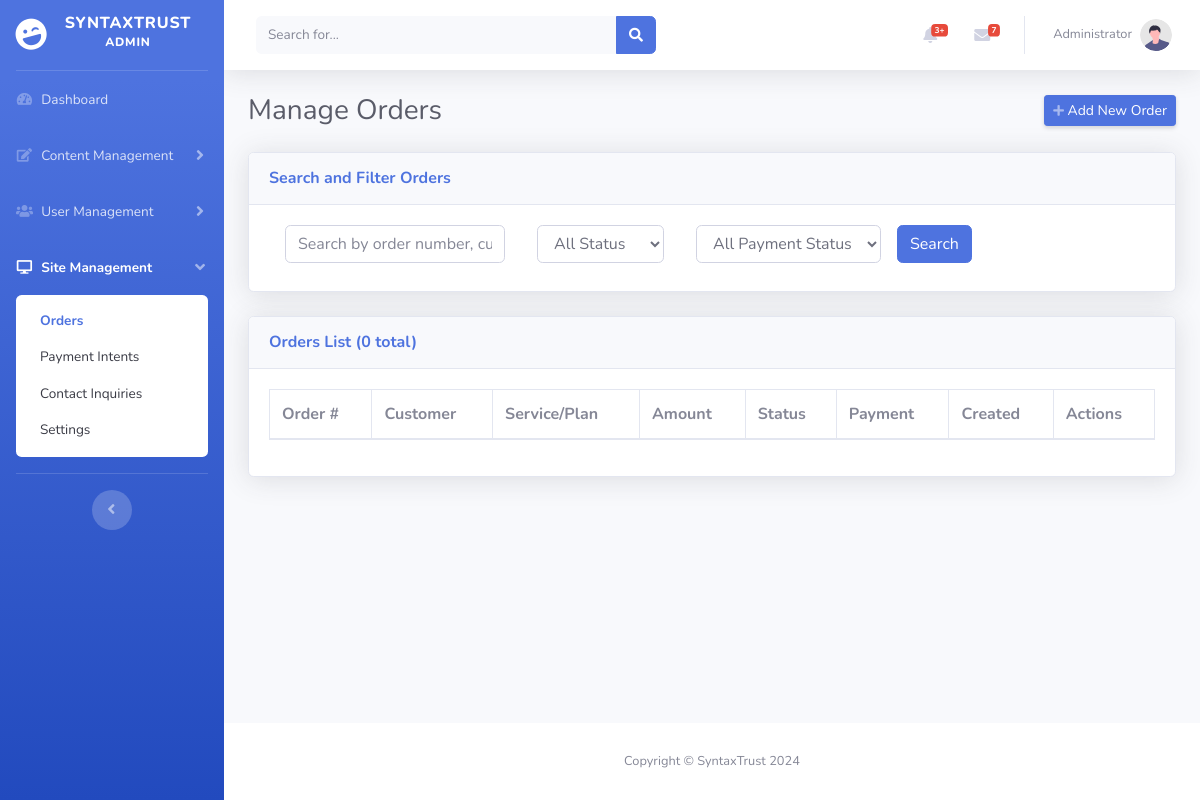
/admin/manage_orders.php (signed in), run on an earlier commit of the app's database.
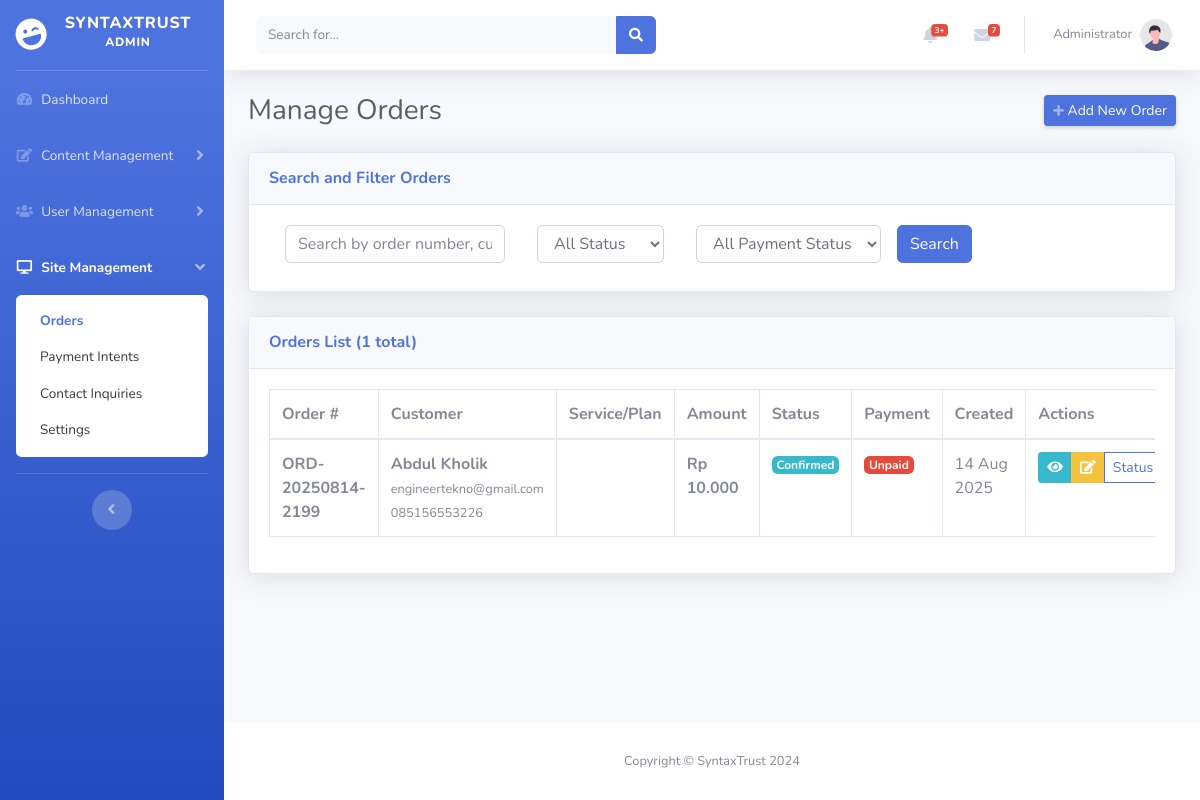
And on a later commit of the database.
### tables this page shows
CREATE TABLE `orders` (
  `id` int(11) NOT NULL,
  `order_number` varchar(50) NOT NULL,
  `user_id` int(11) DEFAULT NULL,
  `service_id` int(11) DEFAULT NULL,
  `pricing_plan_id` int(11) DEFAULT NULL,
  `customer_name` varchar(100) NOT NULL,
  `customer_email` varchar(100) NOT NULL,
  `customer_phone` varchar(20) DEFAULT NULL,
  `project_description` text DEFAULT NULL,
  `requirements` longtext DEFAULT NULL CHECK (json_valid(`requirements`)),
  `total_amount` decimal(10,2) NOT NULL,
  `status` enum('pending','confirmed','in_progress','completed','cancelled') DEFAULT 'pending',
  `payment_status` enum('unpaid','paid','refunded') DEFAULT 'unpaid',
  `payment_method` varchar(50) DEFAULT NULL,
  `start_date` date DEFAULT NULL,
  `estimated_completion` date DEFAULT NULL,
  `actual_completion` date DEFAULT NULL,
  `notes` text DEFAULT NULL,
  `created_at` timestamp NOT NULL DEFAULT current_timestamp(),
  `updated_at` timestamp NOT NULL DEFAULT current_timestamp() ON UPDATE current_timestamp()
);

### admin/manage_orders.php (the view, shortened to what this page needs)
<?php
require_once __DIR__ . '/../config/database.php';
$search = isset($_GET['search']) ? $_GET['search'] : '';
$page = isset($_GET['page']) ? (int)$_GET['page'] : 1;
$limit = 10;
$where_conditions = [];
$params = [];
$where_clause = !empty($where_conditions) ? "WHERE " . implode(" AND ", $where_conditions) : "";
$count_sql = "SELECT COUNT(*) as total FROM orders $where_clause";
$stmt = $pdo->prepare($count_sql);
$stmt->execute($params);
$total_records = $stmt->fetch(PDO::FETCH_ASSOC)['total'];
$offset = ($page - 1) * $limit;
$sql = "SELECT o.*, s.name as service_name, p.name as plan_name, u.full_name as user_name
        FROM orders o
        LEFT JOIN services s ON o.service_id = s.id
        LEFT JOIN pricing_plans p ON o.pricing_plan_id = p.id
        LEFT JOIN users u ON o.user_id = u.id
        $where_clause
        ORDER BY o.created_at DESC
        LIMIT $limit OFFSET $offset";
$stmt = $pdo->prepare($sql);
$stmt->execute($params);
$orders = $stmt->fetchAll(PDO::FETCH_ASSOC);
require_once 'includes/header.php';
?>
<body id="page-top">
    <div id="wrapper">
        <?php require_once 'includes/sidebar.php'; ?>
        <div id="content-wrapper" class="d-flex flex-column">
            <div id="content">
                <?php require_once 'includes/topbar.php'; ?>
                <div class="container-fluid">
                    <div class="d-sm-flex align-items-center justify-content-between mb-4">
                        <h1 class="h3 mb-0 text-gray-800">Manage Orders</h1>
                        <a href="#" class="d-none d-sm-inline-block btn btn-sm btn-primary shadow-sm" data-toggle="modal" data-target="#addOrderModal">
                            <i class="fas fa-plus fa-sm text-white-50"></i> Add New Order
                        </a>
                    </div>
                    <div class="card shadow mb-4">
                        <div class="card-header py-3">
                            <h6 class="m-0 font-weight-bold text-primary">Search and Filter Orders</h6>
                        </div>
                        <div class="card-body">
                            <form method="GET" class="form-inline">
                                <div class="form-group mx-sm-3 mb-2">
                                    <input type="text" class="form-control" name="search" placeholder="Search by order number, customer..." value="<?php echo htmlspecialchars($search); ?>">
                                </div>
                                <div class="form-group mx-sm-3 mb-2">
                                    <select class="form-control" name="status">
                                        <option value="">All Status</option>
                                    </select>
                                </div>
                                <div class="form-group mx-sm-3 mb-2">
                                    <select class="form-control" name="payment_status">
                                        <option value="">All Payment Status</option>
                                    </select>
                                </div>
                                <button type="submit" class="btn btn-primary mb-2">Search</button>
                            </form>
                        </div>
                    </div>
                    <div class="card shadow mb-4">
                        <div class="card-header py-3">
                            <h6 class="m-0 font-weight-bold text-primary">Orders List (<?php echo $total_records; ?> total)</h6>
                        </div>
                        <div class="card-body">
                            <div class="table-responsive">
                                <table class="table table-bordered" id="dataTable" width="100%" cellspacing="0">
                                    <thead>
                                        <tr>
                                            <th>Order #</th>
                                            <th>Customer</th>
                                            <th>Service/Plan</th>
                                            <th>Amount</th>
                                            <th>Status</th>
                                            <th>Payment</th>
                                            <th>Created</th>
                                            <th>Actions</th>
                                        </tr>
                                    </thead>
                                    <tbody>
                                        <?php foreach ($orders as $order): ?>
                                            <tr>
                                                <td>
                                                    <strong><?php echo htmlspecialchars($order['order_number']); ?></strong>
                                                </td>
                                                <td>
                                                    <strong><?php echo htmlspecialchars($order['customer_name']); ?></strong>
                                                    <br><small class="text-muted"><?php echo htmlspecialchars($order['customer_email']); ?></small>
                                                    <?php if (!empty($order['customer_phone'])): ?>
                                                        <br><small class="text-muted"><?php echo htmlspecialchars($order['customer_phone']); ?></small>
                                                    <?php endif; ?>
                                                </td>
                                                <td>
                                                </td>
                                                <td>
                                                    <strong>Rp <?php echo number_format($order['total_amount'], 0, ',', '.'); ?></strong>
                                                </td>
                                                <td>
                                                    <span class="badge badge-<?php
                                                        echo $order['status'] === 'completed' ? 'success' :
                                                            ($order['status'] === 'in_progress' ? 'warning' :
                                                            ($order['status'] === 'confirmed' ? 'info' :
                                                            ($order['status'] === 'cancelled' ? 'danger' : 'secondary')));
                                                    ?>">
                                                        <?php echo ucfirst(str_replace('_', ' ', $order['status'])); ?>
                                                    </span>
                                                </td>
                                                <td>
                                                    <span class="badge badge-<?php
                                                        echo $order['payment_status'] === 'paid' ? 'success' :
                                                            ($order['payment_status'] === 'refunded' ? 'warning' : 'danger');
                                                    ?>">
                                                        <?php echo ucfirst($order['payment_status']); ?>
                                                    </span>
                                                </td>
                                                <td>
                                                    <?php echo date('d M Y', strtotime($order['created_at'])); ?>
                                                </td>
                                                <td>
                                                    <div class="btn-group" role="group">
                                                        <button type="button" class="btn btn-sm btn-info" data-toggle="modal" data-target="#viewOrderModal<?php echo $order['id']; ?>">
                                                            <i class="fas fa-eye"></i>
                                                        </button>
                                                        <button type="button" class="btn btn-sm btn-warning" data-toggle="modal" data-target="#editOrderModal<?php echo $order['id']; ?>">
                                                            <i class="fas fa-edit"></i>
                                                        </button>
                                                        <div class="btn-group" role="group">
                                                            <button type="button" class="btn btn-sm btn-outline-primary dropdown-toggle" data-toggle="dropdown">
                                                                Status
                                                            </button>
                                                        </div>
                                                    </div>
                                                </td>
                                            </tr>
                                        <?php endforeach; ?>
                                    </tbody>
                                </table>
                            </div>
                        </div>
                    </div>
                </div>
            </div>
            <?php require_once 'includes/footer.php'; ?>
        </div>
    </div>
</body>
</html>

### admin/includes/header.php (shortened to what this page needs)
<!DOCTYPE html>
<html lang="en">
<head>
    <link href="assets/vendor/fontawesome-free/css/all.min.css" rel="stylesheet" type="text/css">
    <link href="assets/css/sb-admin-2.min.css" rel="stylesheet">
    <link href="assets/vendor/datatables/dataTables.bootstrap4.min.css" rel="stylesheet">
</head>

### admin/includes/sidebar.php
<?php
$current_page = basename($_SERVER['PHP_SELF']);
$menu_groups = [
    'content' => [
        'title' => 'Content Management',
        'icon' => 'fas fa-fw fa-edit',
        'pages' => [
            'manage_services.php' => 'Services',
            'manage_pricing_plans.php' => 'Pricing Plans',
            'manage_portfolio.php' => 'Portfolio',
            'manage_blog_posts.php' => 'Blog Posts',
            'manage_testimonials.php' => 'Testimonials',
        ]
    ],
    'users' => [
        'title' => 'User Management',
        'icon' => 'fas fa-fw fa-users',
        'pages' => [
            'manage_team.php' => 'Team',
            'manage_clients.php' => 'Clients',
            'manage_users.php' => 'Users',
        ]
    ],
    'site' => [
        'title' => 'Site Management',
        'icon' => 'fas fa-fw fa-desktop',
        'pages' => [
            'manage_orders.php' => 'Orders',
            'manage_payment_intents.php' => 'Payment Intents',
            'manage_contact_inquiries.php' => 'Contact Inquiries',
            'manage_settings.php' => 'Settings',
        ]
    ]
];
?>
<ul class="navbar-nav bg-gradient-primary sidebar sidebar-dark accordion" id="accordionSidebar">
    <a class="sidebar-brand d-flex align-items-center justify-content-center" href="index.php">
        <div class="sidebar-brand-icon rotate-n-15">
            <i class="fas fa-laugh-wink"></i>
        </div>
        <div class="sidebar-brand-text mx-3">SyntaxTrust <sup>Admin</sup></div>
    </a>
    <hr class="sidebar-divider my-0">
    <li class="nav-item <?php echo ($current_page == 'index.php') ? 'active' : ''; ?>">
        <a class="nav-link" href="index.php">
            <i class="fas fa-fw fa-tachometer-alt"></i>
            <span>Dashboard</span></a>
    </li>
    <?php foreach ($menu_groups as $group_key => $group): ?>
        <?php
            $is_active_group = false;
            foreach ($group['pages'] as $page_file => $page_name) {
                if ($current_page == $page_file) {
                    $is_active_group = true;
                    break;
                }
            }
        ?>
        <li class="nav-item <?php echo $is_active_group ? 'active' : ''; ?>">
            <a class="nav-link <?php echo $is_active_group ? '' : 'collapsed'; ?>" href="#" data-toggle="collapse" data-target="#collapse-<?php echo $group_key; ?>" aria-expanded="<?php echo $is_active_group ? 'true' : 'false'; ?>" aria-controls="collapse-<?php echo $group_key; ?>">
                <i class="<?php echo $group['icon']; ?>"></i>
                <span><?php echo $group['title']; ?></span>
            </a>
            <div id="collapse-<?php echo $group_key; ?>" class="collapse <?php echo $is_active_group ? 'show' : ''; ?>" aria-labelledby="heading-<?php echo $group_key; ?>" data-parent="#accordionSidebar">
                <div class="bg-white py-2 collapse-inner rounded">
                    <?php foreach ($group['pages'] as $page_file => $page_name): ?>
                        <a class="collapse-item <?php echo ($current_page == $page_file) ? 'active' : ''; ?>" href="<?php echo $page_file; ?>"><?php echo $page_name; ?></a>
                    <?php endforeach; ?>
                </div>
            </div>
        </li>
    <?php endforeach; ?>
    <hr class="sidebar-divider d-none d-md-block">
    <div class="text-center d-none d-md-inline">
        <button class="rounded-circle border-0" id="sidebarToggle"></button>
    </div>
</ul>

### admin/includes/topbar.php (shortened to what this page needs)
<nav class="navbar navbar-expand navbar-light bg-white topbar mb-4 static-top shadow">
    <form
        class="d-none d-sm-inline-block form-inline mr-auto ml-md-3 my-2 my-md-0 mw-100 navbar-search">
        <div class="input-group">
            <input type="text" class="form-control bg-light border-0 small" placeholder="Search for..."
                aria-label="Search" aria-describedby="basic-addon2">
            <div class="input-group-append">
                <button class="btn btn-primary" type="button">
                    <i class="fas fa-search fa-sm"></i>
                </button>
            </div>
        </div>
    </form>
    <ul class="navbar-nav ml-auto">
        <li class="nav-item dropdown no-arrow mx-1">
            <a class="nav-link dropdown-toggle" href="#" id="alertsDropdown" role="button"
                data-toggle="dropdown" aria-haspopup="true" aria-expanded="false">
                <i class="fas fa-bell fa-fw"></i>
                <span class="badge badge-danger badge-counter">3+</span>
            </a>
        </li>
        <li class="nav-item dropdown no-arrow mx-1">
            <a class="nav-link dropdown-toggle" href="#" id="messagesDropdown" role="button"
                data-toggle="dropdown" aria-haspopup="true" aria-expanded="false">
                <i class="fas fa-envelope fa-fw"></i>
                <span class="badge badge-danger badge-counter">7</span>
            </a>
        </li>
        <li class="nav-item dropdown no-arrow">
            <a class="nav-link dropdown-toggle" href="#" id="userDropdown" role="button"
                data-toggle="dropdown" aria-haspopup="true" aria-expanded="false">
                <span class="mr-2 d-none d-lg-inline text-gray-600 small"><?php echo htmlspecialchars($_SESSION['user_name'] ?? 'User'); ?></span>
                <img class="img-profile rounded-circle"
                    src="assets/img/undraw_profile.svg">
            </a>
        </li>
    </ul>
</nav>

### admin/includes/footer.php (shortened to what this page needs)
<footer class="sticky-footer bg-white">
    <div class="container my-auto">
        <div class="copyright text-center my-auto">
            <span>Copyright &copy; SyntaxTrust 2024</span>
        </div>
    </div>
</footer>

What changed in the data, as far as the page shows it:
added orders: order_number "ORD-20250814-2199", customer_name "Abdul Kholik", customer_email "engineertekno@gmail.com", customer_phone "085156553226", total_amount "10.000", status "Confirmed", payment_status "Unpaid", created_at "14 Aug 2025"
Also different on the page:
$total_records: "0" → "1"
